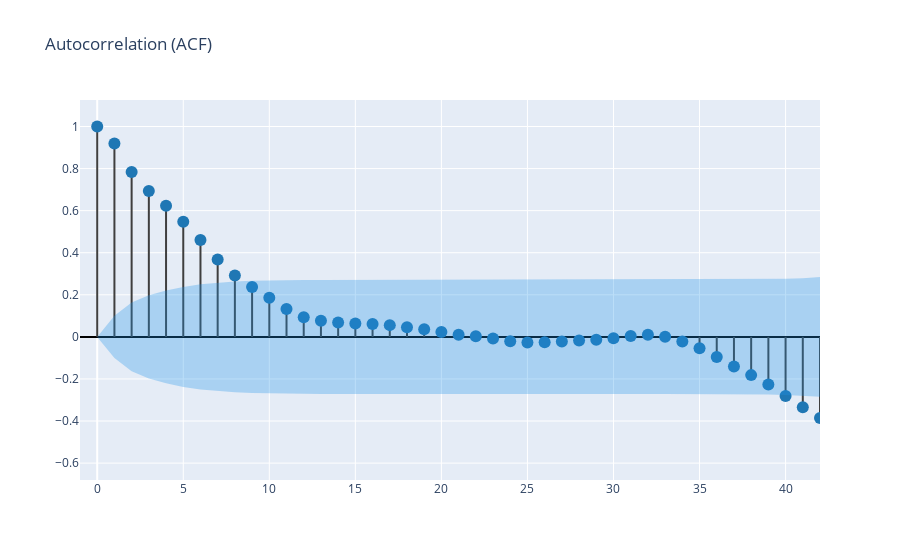

Source (notebook cell):
### Code cell
corr_array = create_corr_plot(pd.Series(ddt_dif_xt))
